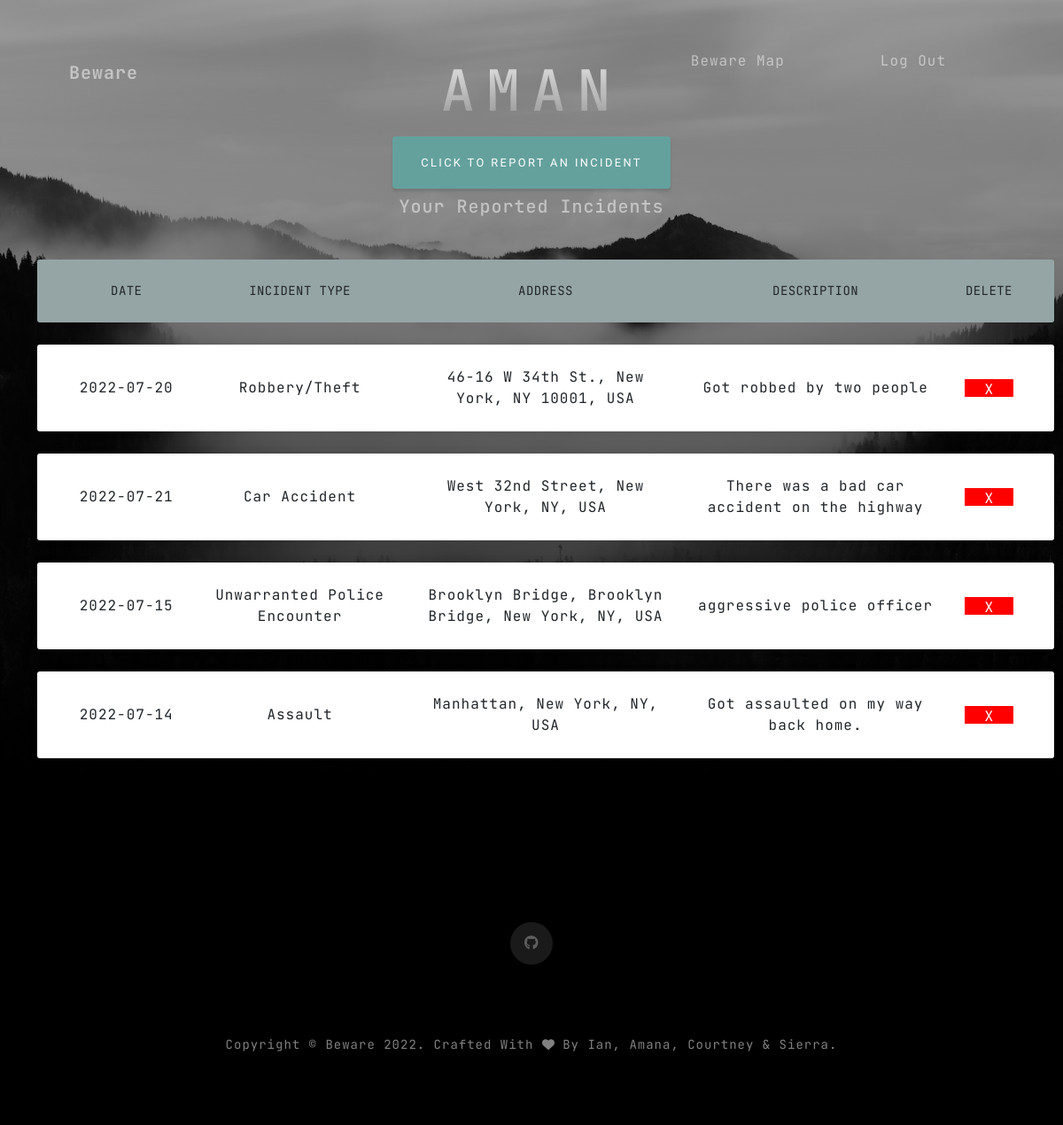
Screenshot of /myprofile (signed in) with the database file from the repository.
### model.py (models this page shows, shortened)
class Report(db.Model):
    id = db.Column(db.Integer, primary_key=True)
    address = db.Column(db.String(200), nullable=False)
    incident = db.Column(db.String(50), nullable=False)
    date = db.Column(db.Date(), nullable=False)
    description = db.Column(db.String(500), nullable=False)
    latitude = db.Column(db.String(10), nullable=False)
    longitude = db.Column(db.String(10), nullable=False)
    username = db.Column(db.String(20), nullable=False)

### beware.py (the view)
@app.route("/myprofile")
def profile():
    if session.get('username'):
        return render_template('profile.html', user_reports= Report.query.filter_by(username=session['username']).all(), username= session['username'], types = types)
    else:
        return redirect(url_for('home'))

### templates/profile.html (shortened to what this page needs)
{% extends 'layout.html' %}
{% block navbar %}
<nav class="navbar navbar-expand-lg navbar-light fixed-top" id="mainNav">
    <div class="container px-4 px-lg-5">
        <a class="navbar-brand" href="{{ url_for('home') }}">Beware</a>
        <div class="collapse navbar-collapse" id="navbarResponsive">
            <ul class="navbar-nav ms-auto">
                <li class="nav-item"><a class="nav-link" href="{{ url_for('beware_map') }}">Beware Map</a></li>
                {% if session.username%}
                <li class="nav-item"><a class="nav-link" href="{{ url_for('logout') }}">Log Out</a></li>
                {%else%}
                <li class="nav-item"><a class="nav-link" href="{{ url_for('login') }}">Log In</a></li>
                {%endif%}
            </ul>
        </div>
    </div>
</nav>
{% endblock %}
{% block masthead %}
<header class="masthead">
    <div class="container px-4 px-lg-5 d-flex h-100 align-items-center justify-content-center">
        <div class="d-flex justify-content-center">
            <div class="text-center">
                <h1 class="mx-auto my-0 text-uppercase" style="font-size:4em; margin-top:50px!important;">{{username}}</h1>
                <a class="btn btn-primary" style="margin-left: auto; margin-right: auto" href="{{ url_for('report') }}">Click to report an incident</a>
                <div class="user-report-table" >
                    <h2 class="text-white-50 mx-auto mt-2 mb-5">Your Reported Incidents</h2>
                    <ul class="responsive-table">
                        <li class="table-header">
                        <div class="col col-1">Date</div>
                        <div class="col col-2">Incident Type</div>
                        <div class="col col-3">Address</div>
                        <div class="col col-4">Description</div>
                        <div class="col col-5">Delete</div>
                        </li>
                        {% for item in user_reports %}
                        <li class="table-row">
                        <div class="col col-1" data-label="Date">{{item.date}}</div>
                        <div class="col col-2" data-label="Incident">{{types[item.incident]}}</div>
                        <div class="col col-3" data-label="Address">{{item.address}}</div>
                        <div class="col col-4" data-label="Descrption">{{item.description}}</div>
                        <button type="button" class="col-5 delete"  onclick="delete_request({{item.id}})">X</button></span></a>
                        </li>
                        {% endfor %}
                    </ul>
                </div>
            </div>
        </div>
    </div>
</header>
{% endblock %}

### templates/layout.html (shortened to what this page needs)
<!DOCTYPE html>
<html lang="en">
    <head>
        <link href="{{url_for('static', filename='css/styles.css')}}" rel="stylesheet" />
    </head>
    <body id="page-top">
        {% block navbar %} {% endblock %}
        {% block masthead %} {% endblock %}
        <section class="contact-section bg-black">
            <div class="container px-4 px-lg-5">
                <div class="row gx-4 gx-lg-5">
                <div class="social d-flex justify-content-center">
                    <a class="mx-2" href="https://github.com/hammonds185/beware"><i class="fab fa-github"></i></a>
                </div>
            </div>
        </section>
        <footer class="footer bg-black small text-center text-white-50"><div class="container px-4 px-lg-5">Copyright &copy; Beware 2022. Crafted With <i class="fa fa-heart"></i> By Ian, Amana, Courtney & Sierra. </div></footer>
    </body>
</html>

### templates/profile.html (style rules this page uses)
header { height: auto !important; }

### rows the page displays
Report: date "2022-07-20", incident "Robbery/Theft", address "46-16 W 34th St., New York, NY 10001, USA", description "Got robbed by two people"
Report: date "2022-07-21", incident "Car Accident", address "West 32nd Street, New York, NY, USA", description "There was a bad car accident on the highway"
Report: date "2022-07-15", incident "Unwarranted Police Encounter", address "Brooklyn Bridge, Brooklyn Bridge, New York, NY, USA", description "aggressive police officer"
Report: date "2022-07-14", incident "Assault", address "Manhattan, New York, NY, USA", description "Got assaulted on my way back home."

### other values shown
{{ username }} "AMAN"
